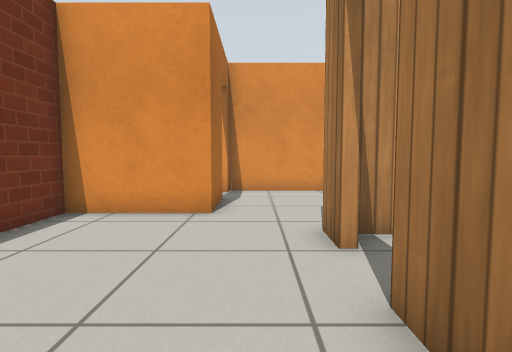
view 1 (above)

24 first-person views from a walk through a Gazebo world. The camera is 0.72 m above the floor, tilts 4° down and sees 80° across. The floor is counted in squares, 0.5 m on a side. Each view is taken from the middle of a square. On the plan, view 1 faces up. The plan holds only what a view shows up to about 14 squares ahead; the rest is blank. Robots are left out. Simple patterns stand in for the simulator's built-in surfaces.

view 2
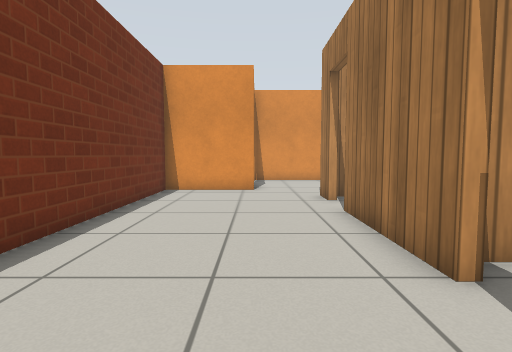

view 3
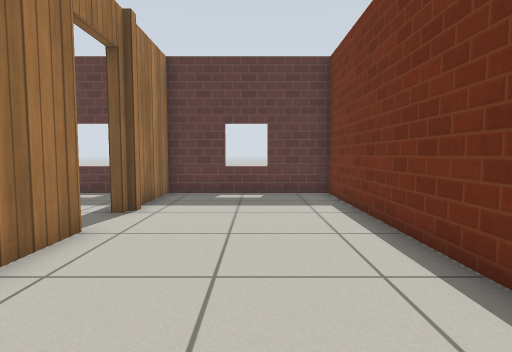

view 4
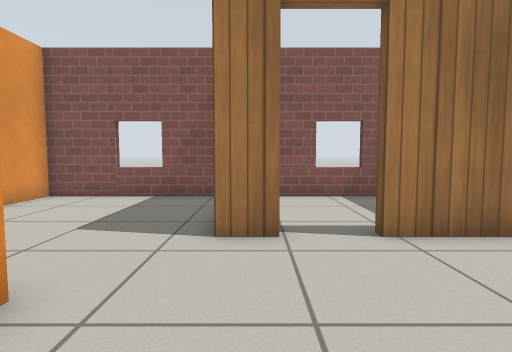

view 5
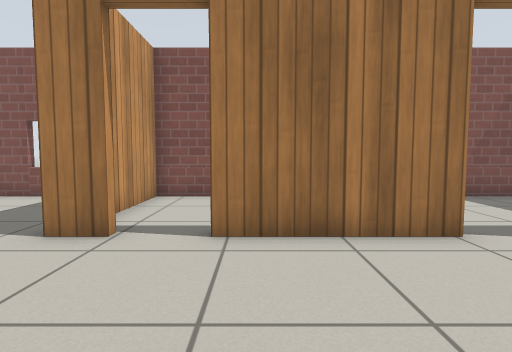

view 6
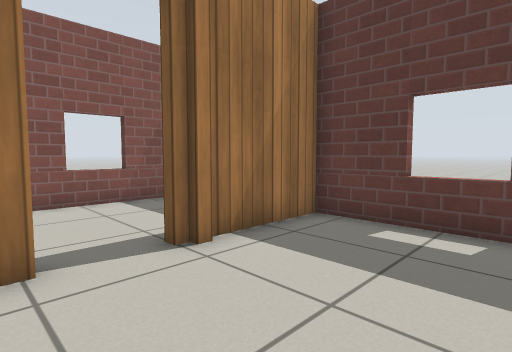

view 7
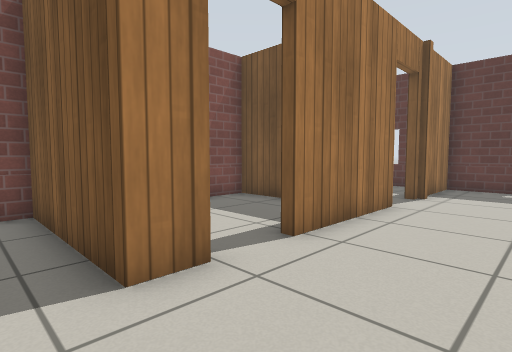

view 8
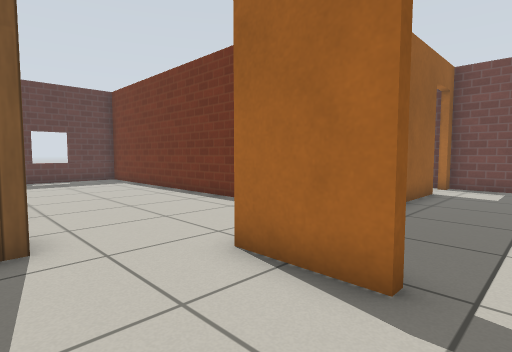

view 9
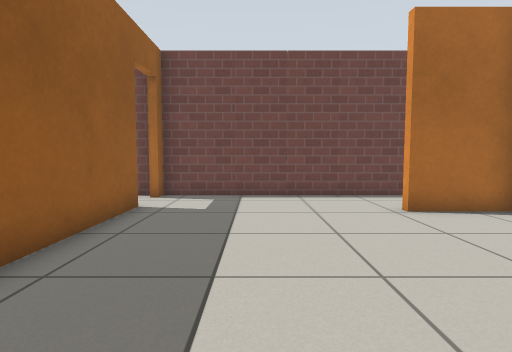

view 10
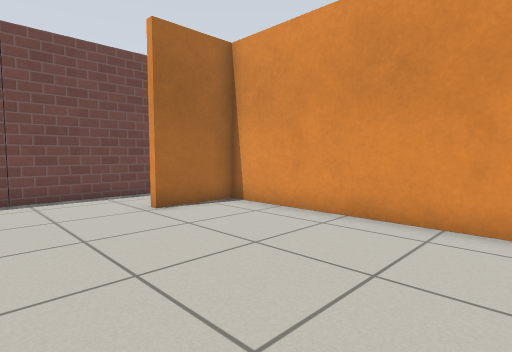

view 11
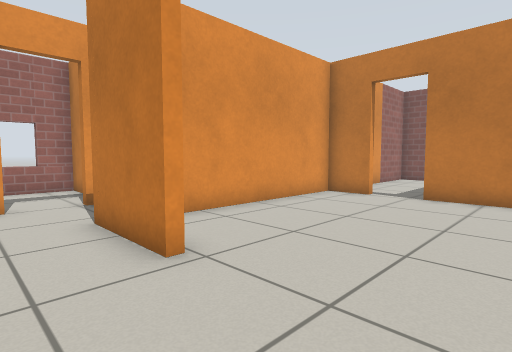

view 12
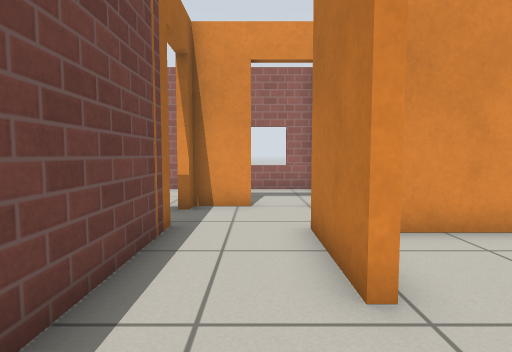

view 13
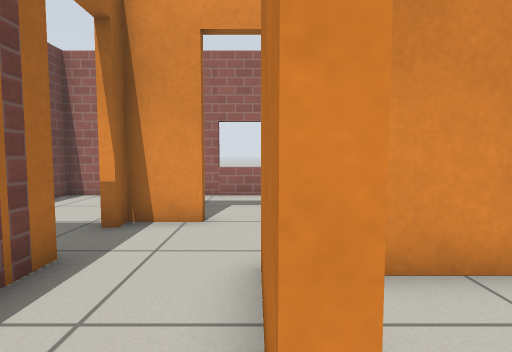

view 14
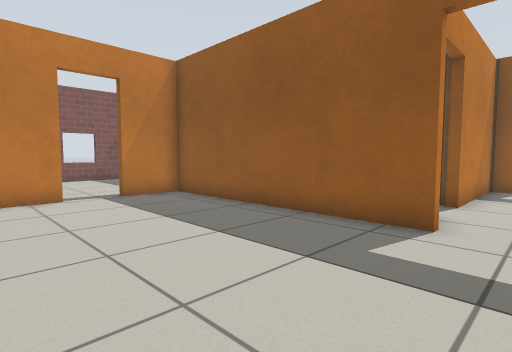

view 15
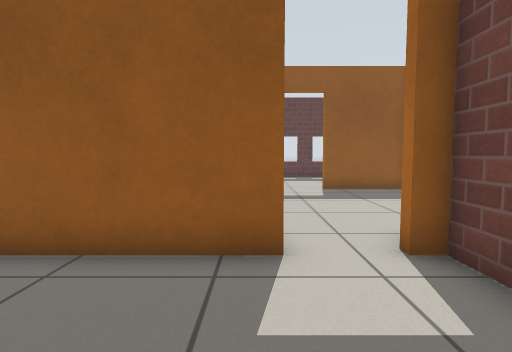

view 16
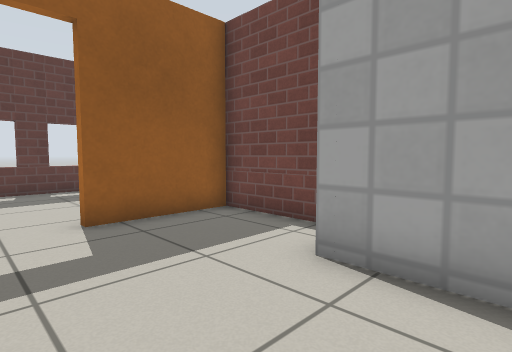

view 17
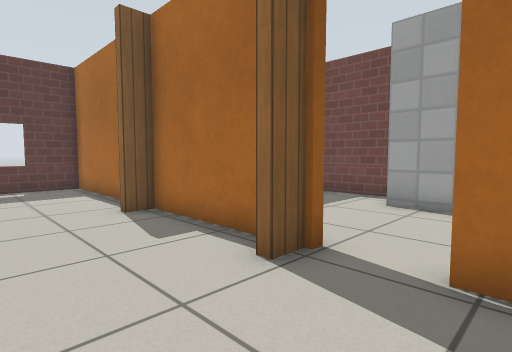

view 18
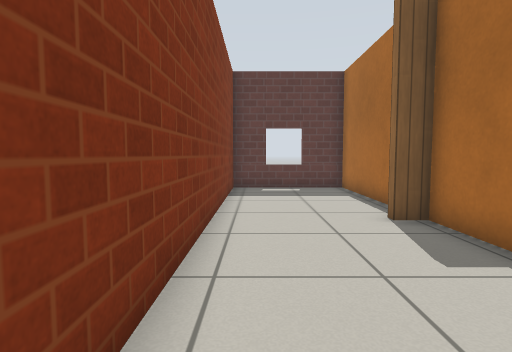

view 19
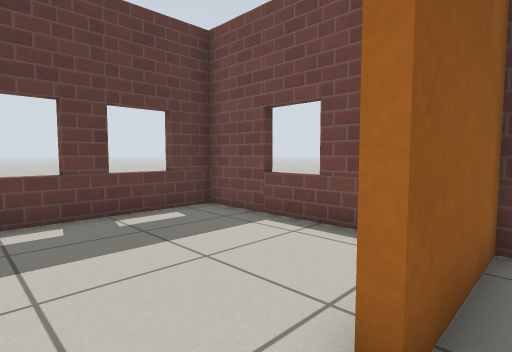

view 20
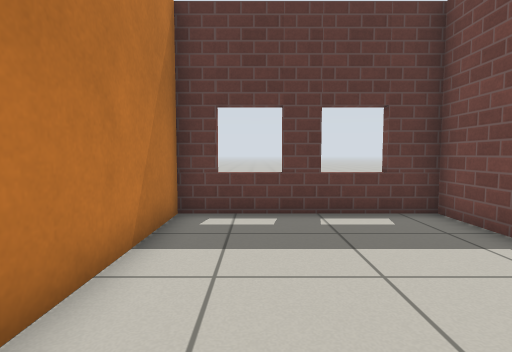

view 21
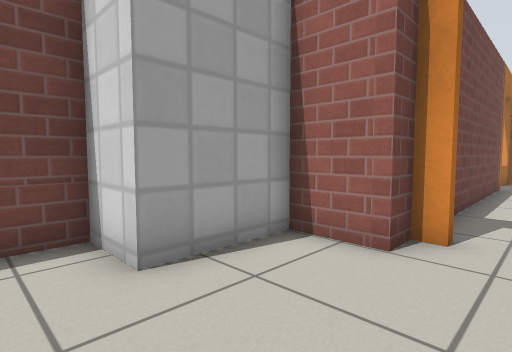

view 22
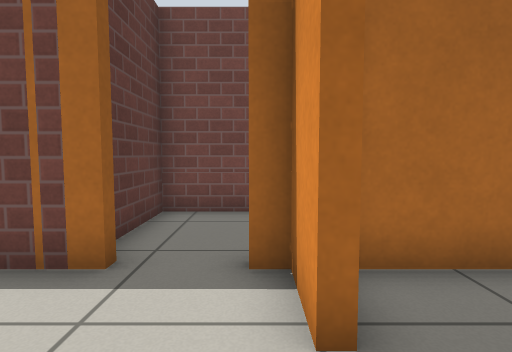

view 23
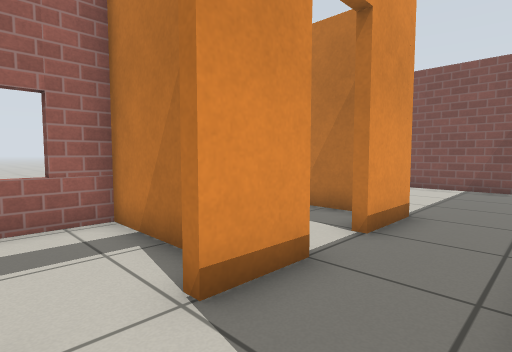

view 24
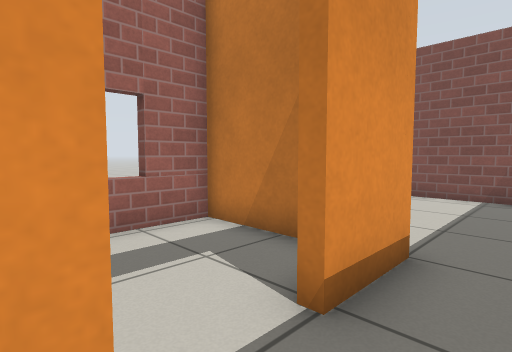

### Floor plan
Ten units are one square. View 1 is at (0, 0); x grows to the right and y downward. Boxes are objects, and circles mark ways between rooms. Rooms are numbered by the first view taken in them; rooms with no view inside come last. Other rooms are left out.
<svg viewBox="-169 -252 239 334">
<path fill="none" stroke="#000" d="M13 18 13 -29M11 41 11 36M13 -45 13 -57M-11 -74 -47 -74 -47 74 13 74 13 41M-8 77 -8 72M28 -121 -11 -121M13 -57 65 -57 65 -121 45 -121M-11 -99 -11 -74M-99 -148 -99 -179M-14 -116 -14 -141M-14 -158 -14 -175 -96 -175 -96 -148M-105 -77 -14 -77 -14 -99M-127 -181 -127 -77 -121 -77M-111 -204 -127 -204 -127 -199M-107 6 -101 6 -101 -43M-121 -74 -127 -74 -127 -65 -146 -65 -146 -36 -164 -36 -164 6 -127 6M-98 26 -98 74 -50 74 -50 -49M-98 -33 -98 6 -90 6 -90 10M-101 -43 -90 -43 -90 -39M-80 72 -80 77M-98 -68 -98 -61M-35 -204 -57 -204M33 -191 33 -228M-75 -204 -94 -204M-164 26 -164 74 -101 74 -101 21M-152 72 -152 77M-127 72 -127 77M-111 77 -111 72M45 6 65 6 65 -54 17 -54M-127 -233 -127 -213M-86 -220 -86 -247 -119 -247M-38 -216 -38 -247 -61 -247"/>
<circle cx="0" cy="-70" r="3" fill="#2a7"/>
<circle cx="13" cy="-37" r="3" fill="#2a7"/>
<circle cx="-10" cy="-105" r="3" fill="#2a7"/>
<circle cx="-113" cy="-77" r="3" fill="#2a7"/>
<circle cx="-100" cy="-190" r="3" fill="#2a7"/>
<circle cx="-103" cy="-207" r="3" fill="#2a7"/>
<circle cx="-100" cy="-55" r="3" fill="#2a7"/>
<circle cx="-115" cy="10" r="3" fill="#2a7"/>
<circle cx="-65" cy="-205" r="3" fill="#2a7"/>
<text x="-20" y="0">1</text>
<text x="30" y="-90">2</text>
<text x="-70" y="-130">3</text>
<text x="-130" y="-30">4</text>
<text x="-70" y="0">5</text>
<text x="-10" y="-210">6</text>
<text x="-140" y="40">7</text>
<text x="40" y="-30">8</text>
<text x="-110" y="-230">9</text>
<text x="-60" y="-230">10</text>
</svg>
Room 1 opens to room 2. Room 1 opens to room 8. Room 2 opens to room 3. Room 3 opens to room 4. Room 3 opens to room 6. Room 4 opens to room 5. Room 4 opens to room 7. Room 6 opens to room 10.

Where each view was taken, in squares from view 1:
view 1: 0 up, 0 right, facing up
view 2: 5 down, 1 left, facing up
view 3: 4 up, 2 left, facing down
view 4: 5 up, 4 left, facing right
view 5: 2 up, 4 left, facing right
view 6: 1 down, 3 left, facing down-right
view 7: 7 up, 2 left, facing down-right
view 8: 11 up, 2 right, facing down-left
view 9: 11 up, 2 left, facing left
view 10: 11 up, 2 left, facing up-left
view 11: 11 up, 12 left, facing up-right
view 12: 12 up, 11 left, facing up
view 13: 14 up, 10 left, facing up
view 14: 14 up, 12 left, facing down-right
view 15: 12 up, 10 left, facing down
view 16: 6 up, 11 left, facing down-left
view 17: 7 up, 6 left, facing down-left
view 18: 6 up, 6 left, facing down
view 19: 0 up, 11 left, facing down-left
view 20: 0 up, 12 left, facing down
view 21: 2 up, 11 left, facing up-left
view 22: 20 up, 9 left, facing left
view 23: 18 up, 11 left, facing up-right
view 24: 19 up, 8 left, facing up-right
